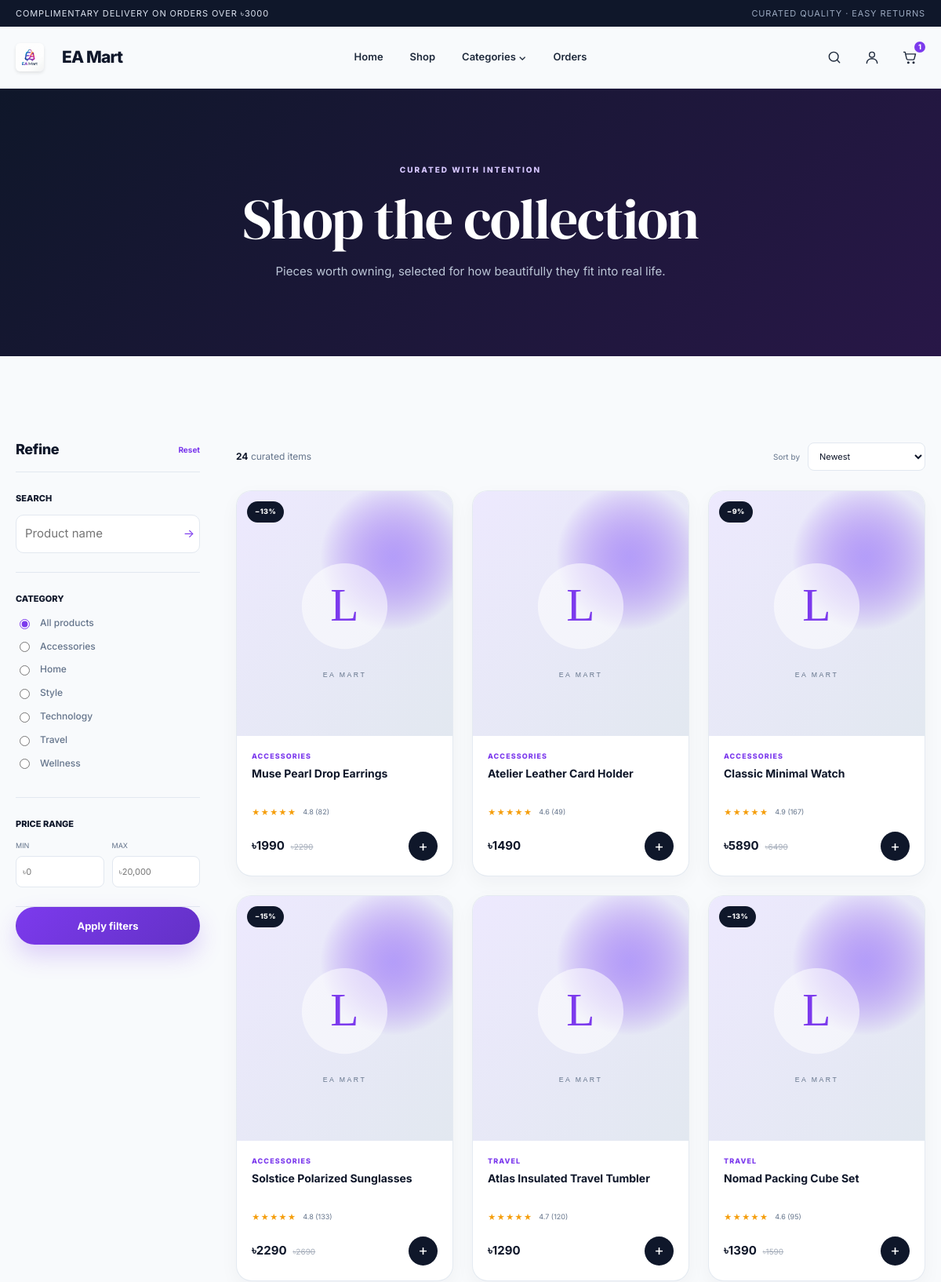
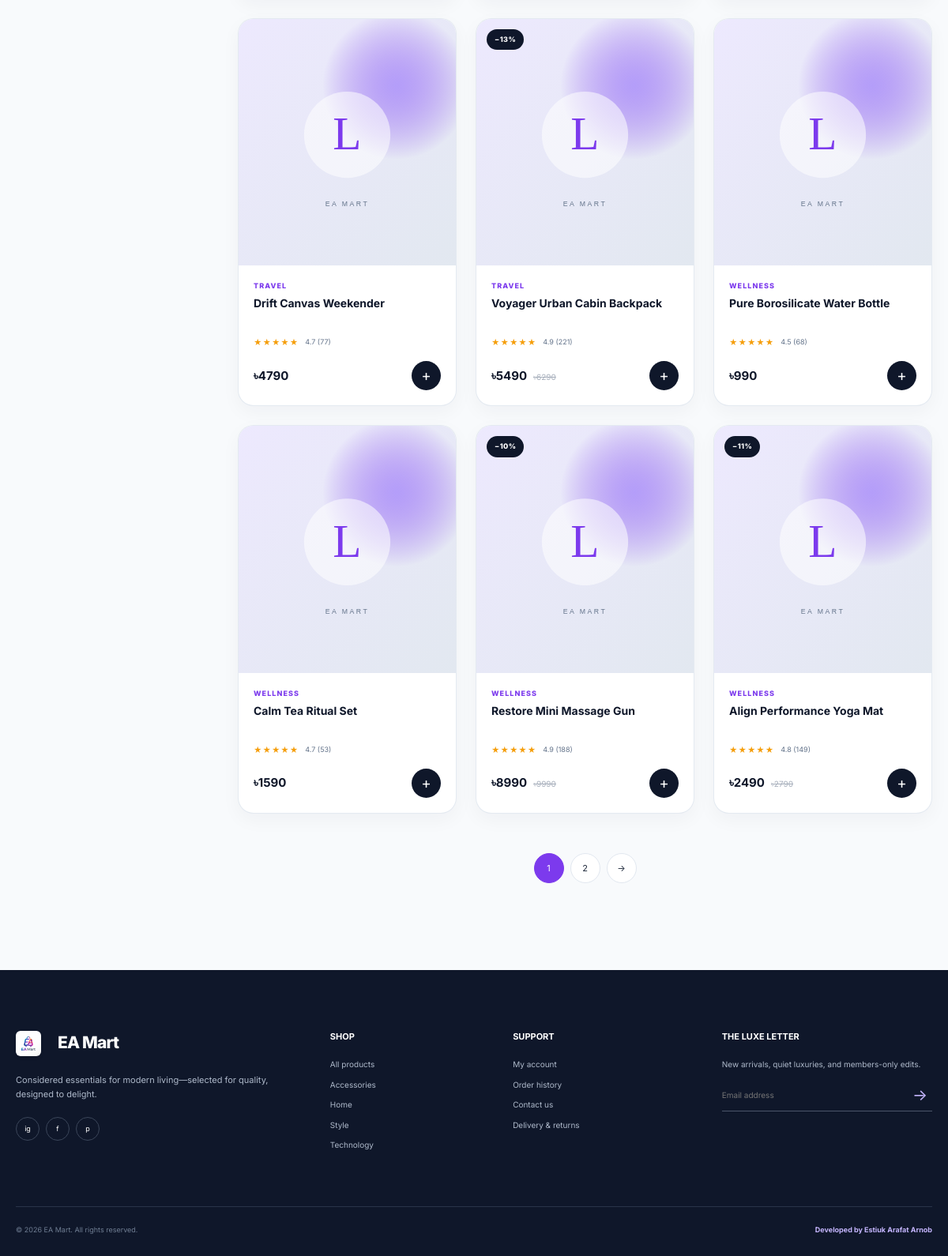
The app's page /shop/ (signed in) with its own data (2 pictures, top to bottom).
### shop/models.py (models this page shows, shortened)
class Category(models.Model):
    name = models.CharField(max_length=100, unique=True)
    slug = models.SlugField(max_length=120, unique=True)
    image = models.ImageField(upload_to="categories/", blank=True)
    image_url = models.URLField(blank=True)
    created_at = models.DateTimeField(auto_now_add=True)
    class Meta:
        ordering = ["name"]
        verbose_name_plural = "Categories"
    def get_absolute_url(self):
        return f"{reverse('shop:product_list')}?category={self.slug}"

class Product(models.Model):
    category = models.ForeignKey(Category, on_delete=models.PROTECT, related_name="products")
    name = models.CharField(max_length=180)
    slug = models.SlugField(max_length=200, unique=True)
    short_description = models.CharField(max_length=240)
    description = models.TextField()
    price = models.DecimalField(max_digits=10, decimal_places=2, validators=[MinValueValidator(Decimal("0.01"))])
    previous_price = models.DecimalField(
        max_digits=10,
        decimal_places=2,
        blank=True,
        null=True,
        validators=[MinValueValidator(Decimal("0.01"))],
    )
    stock_quantity = models.PositiveIntegerField(default=0)
    image = models.ImageField(upload_to="products/", blank=True)
    image_url = models.URLField(blank=True)
    rating = models.DecimalField(
        max_digits=2,
        decimal_places=1,
        default=Decimal("4.7"),
        validators=[MinValueValidator(Decimal("0.0"))],
    )
    review_count = models.PositiveIntegerField(default=0)
    is_featured = models.BooleanField(default=False)
    is_active = models.BooleanField(default=True)
    created_at = models.DateTimeField(auto_now_add=True)
    updated_at = models.DateTimeField(auto_now=True)
    class Meta:
        ordering = ["-created_at"]
        indexes = [
            models.Index(fields=["is_active", "-created_at"]),
            models.Index(fields=["category", "is_active"]),
        ]
    def get_absolute_url(self):
        return reverse("shop:product_detail", kwargs={"slug": self.slug})
    @property
    def in_stock(self):
        return self.is_active and self.stock_quantity > 0
    @property
    def display_image(self):
        if self.image:
            return self.image.url
        return self.image_url
    @property
    def discount_percentage(self):
        if self.previous_price and self.previous_price > self.price:
            return round(((self.previous_price - self.price) / self.previous_price) * 100)
        return 0

### shop/views.py (the view, shortened to what this page needs)
# urls.py: path("shop/", views.product_list, name="product_list"),
def product_list(request):
    products = Product.objects.filter(is_active=True).select_related("category")
    categories = Category.objects.all()
    query = request.GET.get("q", "").strip()
    category_slug = request.GET.get("category", "").strip()
    min_price = request.GET.get("min_price", "").strip()
    max_price = request.GET.get("max_price", "").strip()
    sort = request.GET.get("sort", "newest")
    if category_slug:
        products = products.filter(category__slug=category_slug)
    try:
        if min_price:
            products = products.filter(price__gte=Decimal(min_price))
        if max_price:
            products = products.filter(price__lte=Decimal(max_price))
    except (ValueError, ArithmeticError):
        messages.warning(request, "Please enter a valid price range.")
    ordering = {
        "newest": "-created_at",
        "price_low": "price",
        "price_high": "-price",
        "name": "name",
    }
    products = products.order_by(ordering.get(sort, "-created_at"))
    paginator = Paginator(products, 12)
    page_obj = paginator.get_page(request.GET.get("page"))
    return render(
        request,
        "shop/product_list.html",
        {
            "page_obj": page_obj,
            "categories": categories,
            "query": query,
            "selected_category": category_slug,
            "min_price": min_price,
            "max_price": max_price,
            "sort": sort,
        },
    )

### shop/cart.py (called while the page is built, shortened)
def ensure_session_key(request):
    if not request.session.session_key:
        request.session.create()
    return request.session.session_key

def merge_guest_cart(user, session_key):
    if not session_key:
        return Cart.objects.get_or_create(user=user, defaults={"session_key": ""})[0]
    with transaction.atomic():
        user_cart, _ = Cart.objects.select_for_update().get_or_create(user=user, defaults={"session_key": ""})
        guest_cart = (
            Cart.objects.select_for_update()
            .filter(user__isnull=True, session_key=session_key)
            .first()
        )
        if not guest_cart or guest_cart.pk == user_cart.pk:
            return user_cart

def get_cart(request):
    session_key = ensure_session_key(request)
    if request.user.is_authenticated:
        return merge_guest_cart(request.user, session_key)
    cart, _ = Cart.objects.get_or_create(user=None, session_key=session_key)
    return cart

### shop/context_processors.py (called while the page is built)
def store_context(request):
    cart = get_cart(request)
    return {
        "nav_categories": Category.objects.all()[:6],
        "cart_item_count": cart.item_count,
        "free_delivery_threshold": FREE_DELIVERY_THRESHOLD,
    }

### shop/models.py (called while the page is built)
    @property
    def item_count(self):
        return sum(item.quantity for item in self.items.all())

### templates/shop/product_list.html (shortened to what this page needs)
{% extends "base.html" %}
{% block content %}
<section class="page-hero shop-hero">
    <div class="container">
        <span class="kicker kicker-light">Curated with intention</span>
        <h1>Shop the collection</h1>
        <p>Pieces worth owning, selected for how beautifully they fit into real life.</p>
    </div>
</section>
<section class="section shop-layout-section">
    <div class="container">
        <div class="shop-layout">
            <aside class="filters" data-filter-panel>
                <div class="filter-heading"><h2>Refine</h2><a href="{% url 'shop:product_list' %}">Reset</a></div>
                <form method="get" action="{% url 'shop:product_list' %}">
                    <div class="filter-group">
                        <label for="shop-search">Search</label>
                        <div class="compact-search"><input id="shop-search" name="q" type="search" value="{{ query }}" placeholder="Product name"><button type="submit">→</button></div>
                    </div>
                    <div class="filter-group">
                        <span class="filter-label">Category</span>
                        <label class="radio-row"><input type="radio" name="category" value="" {% if not selected_category %}checked{% endif %}><span>All products</span></label>
                        {% for category in categories %}
                            <label class="radio-row"><input type="radio" name="category" value="{{ category.slug }}" {% if selected_category == category.slug %}checked{% endif %}><span>{{ category.name }}</span></label>
                        {% endfor %}
                    </div>
                    <div class="filter-group">
                        <span class="filter-label">Price range</span>
                        <div class="price-inputs">
                            <label>Min<input name="min_price" inputmode="decimal" value="{{ min_price }}" placeholder="৳0"></label>
                            <label>Max<input name="max_price" inputmode="decimal" value="{{ max_price }}" placeholder="৳20,000"></label>
                        </div>
                    </div>
                    <button class="btn btn-primary btn-block" type="submit">Apply filters</button>
                </form>
            </aside>
            <div class="shop-results">
                <div class="results-toolbar">
                    <p><strong>{{ page_obj.paginator.count }}</strong> curated item{{ page_obj.paginator.count|pluralize }}</p>
                    <form method="get" class="sort-form">
                        <label for="sort">Sort by</label>
                        <select id="sort" name="sort" onchange="this.form.submit()">
                            <option value="newest" {% if sort == 'newest' %}selected{% endif %}>Newest</option>
                        </select>
                    </form>
                </div>
                {% if page_obj %}
                    <div class="product-grid product-grid-shop">
                        {% for product in page_obj %}{% include "components/product_card.html" %}{% endfor %}
                    </div>
                {% endif %}
                {% if page_obj.paginator.num_pages > 1 %}
                    <nav class="pagination" aria-label="Product pages">
                        {% for number in page_obj.paginator.page_range %}
                            {% if number == page_obj.number %}<span class="current">{{ number }}</span>{% elif number >= page_obj.number|add:'-2' and number <= page_obj.number|add:'2' %}<a href="?page={{ number }}&q={{ query|urlencode }}&category={{ selected_category }}&min_price={{ min_price }}&max_price={{ max_price }}&sort={{ sort }}">{{ number }}</a>{% endif %}
                        {% endfor %}
                        {% if page_obj.has_next %}<a href="?page={{ page_obj.next_page_number }}&q={{ query|urlencode }}&category={{ selected_category }}&min_price={{ min_price }}&max_price={{ max_price }}&sort={{ sort }}" aria-label="Next page">→</a>{% endif %}
                    </nav>
                {% endif %}
            </div>
        </div>
    </div>
</section>
{% endblock %}

### templates/base.html (shortened to what this page needs)
{% load static %}
<!doctype html>
<html lang="en">
<head>
    <link rel="stylesheet" href="{% static 'css/style.css' %}">
</head>
<body>
    <div class="announcement">
        <div class="container announcement-inner">
            <span>Complimentary delivery on orders over ৳{{ free_delivery_threshold|floatformat:0 }}</span>
            <span class="announcement-side">Curated quality · Easy returns</span>
        </div>
    </div>
    <header class="site-header" data-header>
        <div class="container nav-shell">
            <a class="brand" href="{% url 'shop:home' %}" aria-label="EA Mart home" style="display: flex; align-items: center;">
                <img src="{% static 'images/logo.png' %}" alt="EA" style="height: 36px; width: auto; border-radius: 6px; margin-right: 12px; box-shadow: 0 2px 4px rgba(0,0,0,0.1);">
                <span>EA Mart</span>
            </a>
            <nav class="main-nav" aria-label="Primary navigation" data-main-nav>
                <a href="{% url 'shop:home' %}">Home</a>
                <a href="{% url 'shop:product_list' %}">Shop</a>
                <div class="nav-dropdown">
                    <button type="button">Categories <span aria-hidden="true">⌄</span></button>
                </div>
                {% if user.is_authenticated %}
                    <a href="{% url 'shop:order_history' %}">Orders</a>
                {% endif %}
            </nav>
            <div class="nav-actions">
                <button class="icon-button search-trigger" type="button" aria-label="Open search" data-search-open>
                    <svg viewBox="0 0 24 24" aria-hidden="true"><circle cx="11" cy="11" r="7"></circle><path d="m20 20-4-4"></path></svg>
                </button>
                {% if user.is_authenticated %}
                    <a class="icon-button" href="{% url 'shop:profile' %}" aria-label="Your profile">
                        <svg viewBox="0 0 24 24" aria-hidden="true"><circle cx="12" cy="8" r="4"></circle><path d="M4 21c0-4 3.6-7 8-7s8 3 8 7"></path></svg>
                    </a>
                {% else %}
                    <a class="icon-button" href="{% url 'shop:login' %}" aria-label="Log in">
                        <svg viewBox="0 0 24 24" aria-hidden="true"><circle cx="12" cy="8" r="4"></circle><path d="M4 21c0-4 3.6-7 8-7s8 3 8 7"></path></svg>
                    </a>
                {% endif %}
                <a class="icon-button cart-button" href="{% url 'shop:cart_detail' %}" aria-label="Cart with {{ cart_item_count }} items">
                    <svg viewBox="0 0 24 24" aria-hidden="true"><path d="M3 4h2l2.4 10.2a2 2 0 0 0 2 1.5h7.8a2 2 0 0 0 1.9-1.4L21 7H6"></path><circle cx="10" cy="20" r="1"></circle><circle cx="18" cy="20" r="1"></circle></svg>
                    <span class="cart-count" data-cart-count>{{ cart_item_count }}</span>
                </a>
            </div>
        </div>
    </header>
    <main id="main-content">
        {% block content %}{% endblock %}
    </main>
    <footer class="site-footer">
        <div class="container footer-grid">
            <div class="footer-brand">
                <a class="brand brand-light" href="{% url 'shop:home' %}" style="display: flex; align-items: center;"><img src="{% static 'images/logo.png' %}" alt="EA" style="height: 32px; width: auto; border-radius: 6px; margin-right: 10px; box-shadow: 0 2px 4px rgba(0,0,0,0.1);"><span>EA Mart</span></a>
                <p>Considered essentials for modern living—selected for quality, designed to delight.</p>
                <div class="social-links" aria-label="Social links">
                    <a href="#" aria-label="Instagram">ig</a>
                    <a href="#" aria-label="Facebook">f</a>
                    <a href="#" aria-label="Pinterest">p</a>
                </div>
            </div>
            <div>
                <h3>Shop</h3>
                <a href="{% url 'shop:product_list' %}">All products</a>
                {% for category in nav_categories|slice:":4" %}<a href="{{ category.get_absolute_url }}">{{ category.name }}</a>{% endfor %}
            </div>
            <div>
                <h3>Support</h3>
                <a href="{% url 'shop:profile' %}">My account</a>
                <a href="{% url 'shop:order_history' %}">Order history</a>
                <a href="mailto:support@eamart.local">Contact us</a>
                <a href="#">Delivery & returns</a>
            </div>
            <div class="newsletter">
                <h3>The Luxe Letter</h3>
                <p>New arrivals, quiet luxuries, and members-only edits.</p>
                <form data-newsletter-form>
                    <input id="newsletter-email" type="email" placeholder="Email address" required>
                    <button type="submit" aria-label="Subscribe">→</button>
                </form>
            </div>
        </div>
        <div class="container footer-bottom">
            <span>© {% now "Y" %} EA Mart. All rights reserved.</span>
            <strong>Developed by Estiuk Arafat Arnob</strong>
        </div>
    </footer>
</body>
</html>

### templates/components/product_card.html (shortened to what this page needs)
<article class="product-card">
    <a class="product-image-wrap" href="{{ product.get_absolute_url }}" aria-label="View {{ product.name }}">
        {% if product.discount_percentage %}<span class="product-badge">−{{ product.discount_percentage }}%</span>{% elif product.is_featured %}<span class="product-badge badge-featured">Editor's pick</span>{% endif %}
        <img src="{{ product.display_image|default:'/static/images/placeholder.svg' }}" alt="{{ product.name }}" loading="lazy" data-image-fallback>
    </a>
    <div class="product-card-body">
        <div class="product-eyebrow">{{ product.category.name }}</div>
        <h3><a href="{{ product.get_absolute_url }}">{{ product.name }}</a></h3>
        <div class="rating-row" aria-label="Rated {{ product.rating }} out of 5">
            <span aria-hidden="true">★★★★★</span>
            <small>{{ product.rating }} ({{ product.review_count }})</small>
        </div>
        <div class="product-card-footer">
            <div class="price-wrap">
                <strong>৳{{ product.price|floatformat:0 }}</strong>
                {% if product.previous_price %}<del>৳{{ product.previous_price|floatformat:0 }}</del>{% endif %}
            </div>
            {% if product.in_stock %}
                <form action="{% url 'shop:cart_add' product.id %}" method="post" class="ajax-cart-form">
                    <button class="add-circle" type="submit" aria-label="Add {{ product.name }} to cart">+</button>
                </form>
            {% else %}
                <span class="stock-pill out">Sold out</span>
            {% endif %}
        </div>
    </div>
</article>

### records on screen
Category: slug "☐ Accessories", name "Accessories"
Category: slug "☐ Home", name "Home"
Category: slug "☐ Style", name "Style"
Category: slug "☐ Technology", name "Technology"
Category: slug "☐ Travel", name "Travel"
Category: slug "☐ Wellness", name "Wellness"
Product: discount_percentage "13", category.name "ACCESSORIES", name "Muse Pearl Drop Earrings", rating "4.8", review_count "82", price "1990", previous_price "2290"
Product: category.name "ACCESSORIES", name "Atelier Leather Card Holder", rating "4.6", review_count "49", price "1490"
Product: discount_percentage "9", category.name "ACCESSORIES", name "Classic Minimal Watch", rating "4.9", review_count "167", price "5890", previous_price "6490"
Product: discount_percentage "15", category.name "ACCESSORIES", name "Solstice Polarized Sunglasses", rating "4.8", review_count "133", price "2290", previous_price "2690"
Product: category.name "TRAVEL", name "Atlas Insulated Travel Tumbler", rating "4.7", review_count "120", price "1290"
Product: discount_percentage "13", category.name "TRAVEL", name "Nomad Packing Cube Set", rating "4.6", review_count "95", price "1390", previous_price "1590"
Product: category.name "TRAVEL", name "Drift Canvas Weekender", rating "4.7", review_count "77", price "4790"
Product: discount_percentage "13", category.name "TRAVEL", name "Voyager Urban Cabin Backpack", rating "4.9", review_count "221", price "5490", previous_price "6290"
Product: category.name "WELLNESS", name "Pure Borosilicate Water Bottle", rating "4.5", review_count "68", price "990"
Product: category.name "WELLNESS", name "Calm Tea Ritual Set", rating "4.7", review_count "53", price "1590"
Product: discount_percentage "10", category.name "WELLNESS", name "Restore Mini Massage Gun", rating "4.9", review_count "188", price "8990", previous_price "9990"
Product: discount_percentage "11", category.name "WELLNESS", name "Align Performance Yoga Mat", rating "4.8", review_count "149", price "2490", previous_price "2790"

### other values on screen
{{ free_delivery_threshold|floatformat:0 }} "3000"
{{ cart_item_count }} "1"
{{ page_obj.paginator.count }} "24"
{{ number }} "1"
{{ number }} "2"
